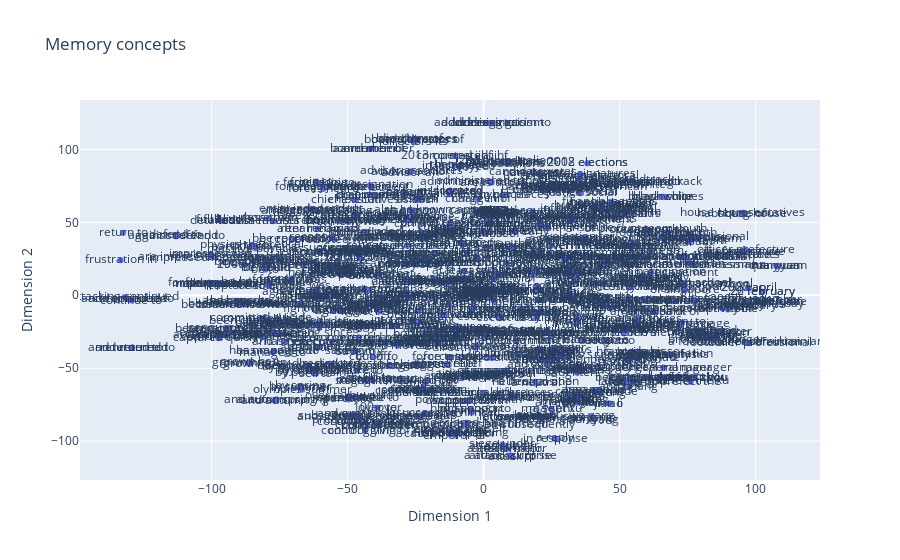

The cell this chart's notebook holds for it:
### Code cell
fig = px.scatter(
    df, x="Dimension 1", y="Dimension 2",
    text="Chunk", hover_data=["Address", "Bin", "Chunk-score"],
    title="Memory concepts"
)
fig.show()

### Figure 1 — Plotly figure (JSON) as saved in the notebook; plotly's stock layout.template omitted (floating-point values rounded to 4 significant figures; data arrays with more than 128 entries replaced by an {"elided": "..."} marker saying what was removed)
{"data": [{"customdata": {"elided": "990x3 float values"}, "hovertemplate": "Dimension 1=%{x}<br>Dimension 2=%{y}<br>Chunk=%{text}<br>Address=%{customdata[0]}<br>Bin=%{customdata[1]}<br>Chunk-score=%{customdata[2]}<extra></extra>", "legendgroup": "", "marker": {"color": "#636efa", "symbol": "circle"}, "mode": "markers+text", "name": "", "orientation": "v", "showlegend": false, "text": {"elided": "990 str values"}, "type": "scatter", "x": {"elided": "990 float values"}, "xaxis": "x", "y": {"elided": "990 float values"}, "yaxis": "y"}], "layout": {"legend": {"tracegroupgap": 0}, "title": {"text": "Memory concepts"}, "xaxis": {"anchor": "y", "domain": [0, 1], "title": {"text": "Dimension 1"}}, "yaxis": {"anchor": "x", "domain": [0, 1], "title": {"text": "Dimension 2"}}}}
